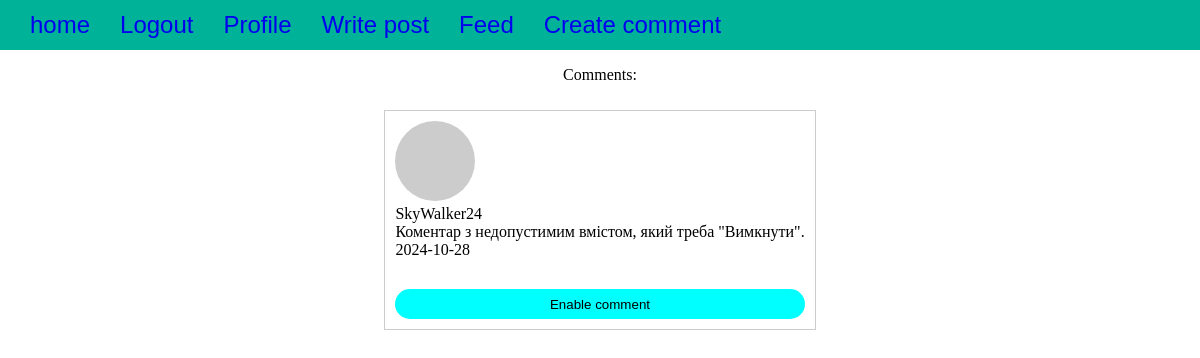
Screenshot of /show-disabled (signed in) with the database file from the repository.
### main.py (models this page shows, shortened)
class PostComment(db.Model):
    __tablename__ = 'post_comments'
    id = db.Column(db.Integer, primary_key=True)
    body = db.Column(db.Text)
    timestamp = db.Column(db.DateTime, index=True, default=datetime.now)
    disabled = db.Column(db.Boolean)
    author_id = db.Column(db.Integer, db.ForeignKey('users.id'))
    post_id = db.Column(db.Integer, db.ForeignKey('posts.id'))

class User(UserMixin, db.Model):
    __tablename__ = 'users'
    id = db.Column(db.Integer, primary_key=True)
    email = db.Column(db.String(64), unique=True, index=True)
    name = db.Column(db.String(64), unique=True, nullable=False)
    location = db.Column(db.String(64))
    about_me = db.Column(db.Text)
    member_since = db.Column(db.DateTime(), default=datetime.now)
    last_seen = db.Column(db.DateTime(), default=datetime.now)
    password_hash = db.Column(db.String(128))
    confirmed = db.Column(db.Boolean, default=False)
    avatar_hash = db.Column(db.String(32))
    followed = db.relationship('Follow', foreign_keys=[Follow.follower_id], backref=db.backref('follower', lazy='joined'),
                               lazy='dynamic', cascade='all, delete-orphan')
    follower = db.relationship('Follow', foreign_keys=[Follow.followed_id], backref=db.backref('followed', lazy='joined'),
                               lazy='dynamic', cascade='all, delete-orphan')
    posts = db.relationship('Post', backref='author', lazy='dynamic')
    comments = db.relationship('Comment', backref='user', lazy='dynamic')
    post_comments = db.relationship('PostComment', backref='user', lazy='dynamic')
    role_id = db.Column(db.Integer, db.ForeignKey('roles.id'))
    @property
    def password(self):
        raise AttributeError('password is not a readable attribute')
    def can(self, perm):
        return self.role is not None and self.role.has_permissions(perm)
    def is_admin(self):
        return self.can(Permission.ADMIN)
    def gravatar_hash(self):
        return hashlib.md5(self.email.lower().encode('utf-8')).hexdigest()
    def gravatar(self, size=100, default='identicon', rating='g'):
        if request.is_secure:
            url = 'https://secure.gravatar.com/avatar'
        else:
            url = 'http://www.gravatar.com/avatar'
        hash = self.avatar_hash or self.gravatar_hash()
        return f'{url}/{hash}?s={size}&d={default}&r={rating}'

### main.py (the view)
@login_required
@admin_required
@app.route('/show-disabled')
def show_disabled():
    page = request.args.get('page', 1, type=int)
    pagination = PostComment.query.filter_by(disabled=True).order_by(PostComment.timestamp.desc()).paginate(
    page=page, per_page=app.config['FLASKY_COMMENTS_PER_PAGE'],
    error_out=False)
    comments = pagination.items
    return render_template('disabled_comment.html', comments=comments,
    pagination=pagination, page=page)

### main.py (called while the page is built)
@login_manager.user_loader
def load_user(user_id):
    return User.query.get(int(user_id))

    def has_permissions(self, perm):
        return self.permissions & perm == perm

### templates/disabled_comment.html (shortened to what this page needs)
{% extends "home.html" %}
{% block disabled_comments %}
<p>Comments: </p>
{% for comment in comments %}
{% if comment.disabled %}
<div class="follower_info_cont">
<div class="user_info_cont">
    <a href="{{ url_for('.user', username=comment.user.name) }}">
        <img src="{{ comment.user.gravatar(size=40) }}" alt="avatar">
      </a>
    <div>{{ comment.user.name }}</div>
    <div>{{ comment.body }}</div>
    <div>{{ comment.timestamp.strftime('%Y-%m-%d') }}</div>
      <a href="{{ url_for('enable_comment',  id=comment.id) }}"><button  class="comment_button">Enable comment</button></a>
    {% endif %}
{% endfor %}
{% endblock %}

### static/main.css (style rules this page uses)
body { margin: 0; margin: 0; display: flex; flex-direction: column; align-items: center; }
header, li, a { text-decoration: none; }
.comment_button { margin-top: 30px; background-color: cyan; border: none; height: 30px; border-radius: 20px; cursor: pointer; width: 100%; }
.follower_info_cont { border: 1px solid #ccc; padding: 10px; margin: 10px 0; display: flex; align-items: center; }
.follower_info_cont img { margin-right: 10px; border-radius: 50%; }

### rows the page displays
PostComment: disabled True (drawn), user.name "SkyWalker24", body "Коментар з недопустимим вмістом, який треба \"Вимкнути\".", timestamp "2024-10-28"
